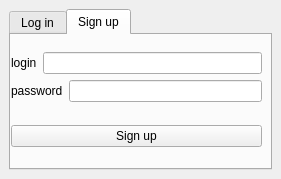
<?xml version="1.0" encoding="UTF-8"?>
<ui version="4.0">
 <class>MainWindow</class>
 <widget class="QMainWindow" name="MainWindow">
  <property name="geometry">
   <rect>
    <x>0</x>
    <y>0</y>
    <width>281</width>
    <height>179</height>
   </rect>
  </property>
  <property name="windowTitle">
   <string>MainWindow</string>
  </property>
  <widget class="QWidget" name="centralwidget">
   <layout class="QHBoxLayout" name="horizontalLayout_3">
    <item>
     <widget class="QTabWidget" name="tabWidget">
      <property name="currentIndex">
       <number>1</number>
      </property>
      <widget class="QWidget" name="logInTab">
       <attribute name="title">
        <string>Log in</string>
       </attribute>
       <widget class="QWidget" name="layoutWidget">
        <property name="geometry">
         <rect>
          <x>0</x>
          <y>0</y>
          <width>251</width>
          <height>131</height>
         </rect>
        </property>
        <layout class="QVBoxLayout" name="verticalLayout_2">
         <item>
          <layout class="QVBoxLayout" name="verticalLayout">
           <item>
            <layout class="QHBoxLayout" name="horizontalLayout">
             <item>
              <widget class="QLabel" name="label">
               <property name="text">
                <string>login</string>
               </property>
              </widget>
             </item>
             <item>
              <widget class="QLineEdit" name="loginLogInLineEdit"/>
             </item>
            </layout>
           </item>
           <item>
            <layout class="QHBoxLayout" name="horizontalLayout_2">
             <item>
              <widget class="QLabel" name="label_2">
               <property name="text">
                <string>password</string>
               </property>
              </widget>
             </item>
             <item>
              <widget class="QLineEdit" name="passwordLogInLineEdit"/>
             </item>
            </layout>
           </item>
          </layout>
         </item>
         <item>
          <widget class="QPushButton" name="logInButton">
           <property name="text">
            <string>Log in</string>
           </property>
          </widget>
         </item>
        </layout>
       </widget>
      </widget>
      <widget class="QWidget" name="SignUpTab">
       <attribute name="title">
        <string>Sign up</string>
       </attribute>
       <widget class="QWidget" name="layoutWidget">
        <property name="geometry">
         <rect>
          <x>0</x>
          <y>0</y>
          <width>251</width>
          <height>131</height>
         </rect>
        </property>
        <layout class="QVBoxLayout" name="verticalLayout_3">
         <item>
          <layout class="QVBoxLayout" name="verticalLayout_4">
           <item>
            <layout class="QHBoxLayout" name="horizontalLayout_4">
             <item>
              <widget class="QLabel" name="label_3">
               <property name="text">
                <string>login</string>
               </property>
              </widget>
             </item>
             <item>
              <widget class="QLineEdit" name="loginSignUpLineEdit"/>
             </item>
            </layout>
           </item>
           <item>
            <layout class="QHBoxLayout" name="horizontalLayout_5">
             <item>
              <widget class="QLabel" name="label_4">
               <property name="text">
                <string>password</string>
               </property>
              </widget>
             </item>
             <item>
              <widget class="QLineEdit" name="passwordSignUpLineEdit"/>
             </item>
            </layout>
           </item>
          </layout>
         </item>
         <item>
          <widget class="QPushButton" name="signUpButton">
           <property name="text">
            <string>Sign up</string>
           </property>
          </widget>
         </item>
        </layout>
       </widget>
      </widget>
     </widget>
    </item>
   </layout>
  </widget>
 </widget>
 <resources/>
 <connections/>
</ui>
